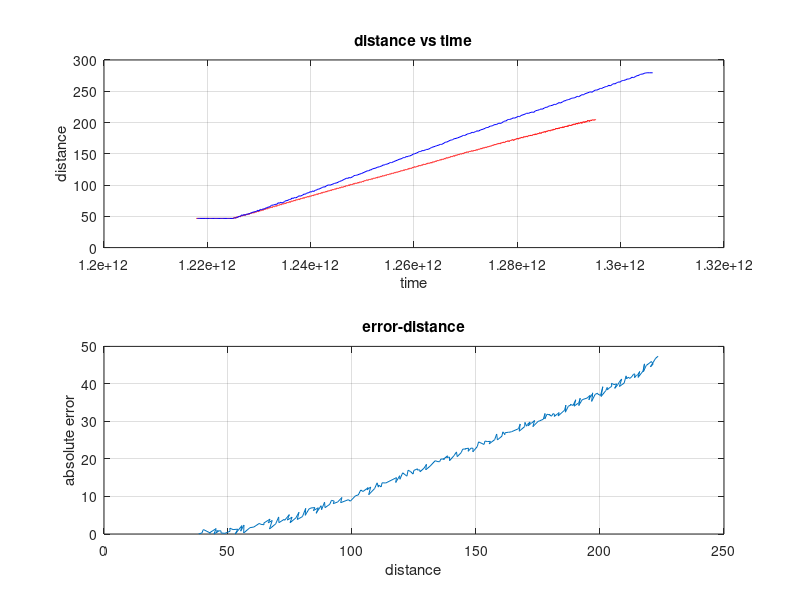
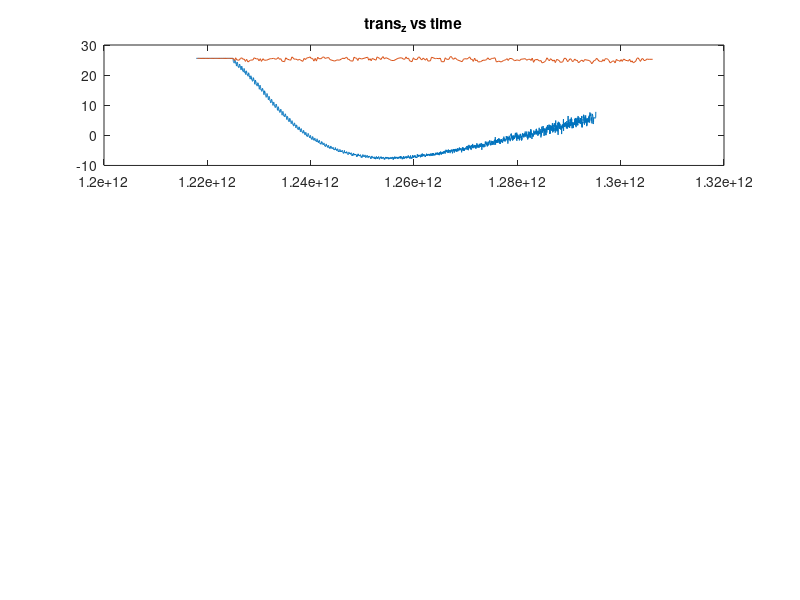

These figures' MATLAB source, in order:
polhemus=load('t_Polh_tf.txt');     #Load data from Polhemus  (tf2_msgs/TFMessage)
ts=load('t_ts_pose.txt');           #Load data from total station (geometry_msgs/PoseStamped= std_msgs/Header+geometry_msgs/Pose)
                                    #geometry_msgs/Pose= geometry_msgs/Point + geometry_msgs/Quaternion 
tstimedata=load('t_ts_data.txt');        #Load time data. It needs to be loaded from ts_data                      
                          
                       
 NUMDATAPOLH=4592;             #Number of data from the two different sensors.
 NUMDATATS=296;                                                                
cte=1423458500000000000*ones(NUMDATAPOLH,1);     #This constant may be changed with different data!!!!
              
              
#Polhemus data
trans_x_polh=polhemus(:,4);
trans_x_polh=trans_x_polh*2.54;               #inches-->cm


trans_y_polh=polhemus(:,5);
trans_y_polh=trans_y_polh*2.54;               

trans_z_polh=polhemus(:,6);
trans_z_polh=trans_z_polh*2.54;

time_polh=polhemus(:,3)-cte;                  #cte is used to scale the plot


totaltranspolh=sqrt(trans_x_polh.^2 + trans_y_polh.^2 + trans_z_polh.^2);



#Total station data  

time_ts=tstimedata(:,1)-cte(1:NUMDATATS,1);        #cte is used to scale the plot

trans_x_ts=100*ts(:,4);                      #meters->cm
offsetx=trans_x_ts(2)-trans_x_polh(2);        #offset
offsetvectorx=offsetx*ones(NUMDATATS,1);
trans_x_ts=trans_x_ts-offsetvectorx;

trans_y_ts=100*ts(:,5); 
offsety=trans_y_ts(2)-trans_y_polh(2);        
offsetvectory=offsety*ones(NUMDATATS,1);
trans_y_ts=trans_y_ts-offsetvectory;

trans_z_ts=100*ts(:,6);
offsetz=trans_z_ts(2)-trans_z_polh(2);        
offsetvectorz=offsetz*ones(NUMDATATS,1);
trans_z_ts=trans_z_ts-offsetvectorz;


totaltransts=sqrt(trans_x_ts.^2+trans_y_ts.^2+trans_z_ts.^2);


#Error
trans_polh_interpx=interp1(time_polh,trans_x_polh,time_ts); #data from polhemus sensor are interpolated in order to find the error with a simple substraction
errorx=trans_x_ts-trans_polh_interpx;

trans_polh_interpy=interp1(time_polh,trans_y_polh,time_ts); 
errory=trans_y_ts-trans_polh_interpy;

trans_polh_interpz=interp1(time_polh,trans_z_polh,time_ts); 
errorz=trans_z_ts-trans_polh_interpz;

totaltransinterp=interp1(time_polh,totaltranspolh,time_ts); 
errortotal=abs(totaltransts-totaltransinterp);              #absolute diference between both sensors
 
#Graphics  #Maybe one without removing the offset

figure
subplot(2,1,1); plot(time_polh,totaltranspolh,'r'); title('distance vs time'); xlabel('time'); ylabel('distance'); hold on; grid on;
plot(time_ts,totaltransts, 'b'); hold off;
subplot(2,1,2); plot( trans_x_ts, errortotal);title('error-distance'); grid on; xlabel('distance'); ylabel('absolute error');
#subplot(3,1,2); plot(time_ts,errortotal); title('error-time'); This plot is a bit useless



#subplot(3,1,1); plot(time_polh,trans_x_polh); title('trans_x vs time'); hold on;
#plot(time_ts,trans_x_ts); hold off;
#subplot(3,1,2); plot(time_ts,errorx); title('error-time');
#subplot(3,1,3); plot(trans_x_ts, errorx);

#subplot(3,3,4); plot(time_polh,trans_y_polh); title('trans_y vs time'); hold on;
#plot(time_ts,trans_y_ts); hold off;
#subplot(3,3,5); plot(time_ts,errory); title('error-time');
#subplot(3,3,6); plot(trans_y_ts, errory);


figure
subplot(3,1,1); plot(time_polh,trans_z_polh); title('trans_z vs time'); hold on;
plot(time_ts,trans_z_ts); hold off;
#subplot(3,1,2); plot(time_ts,errorz); title('error-time');
#subplot(3,1,3); plot(trans_z_ts, errorz);






